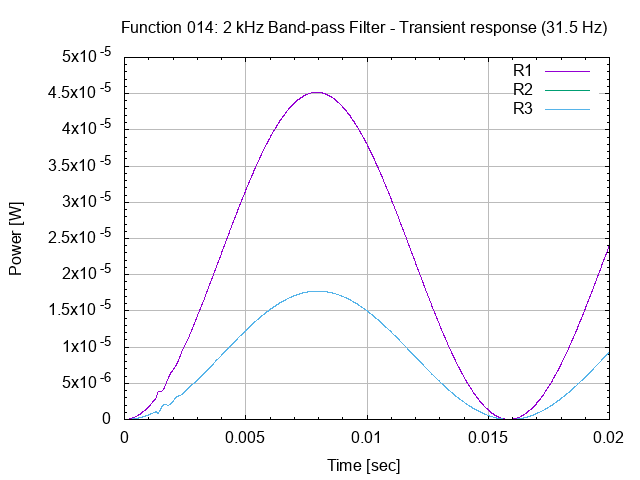

Write gnuplot code to recreate this figure.
# set terminal
set term png

# set graph
set output "26.014.00.03.03.png"
set title "Function 014: 2 kHz Band-pass Filter - Transient response (31.5 Hz)"

# setup Y-axis
set grid ytics lt 1 lw 1 lc rgb "#bbbbbb"
set mytics
set ylabel "Power [W]"

# setup X-axis
set grid xtics lt 1 lw 1 lc rgb "#bbbbbb"
set mxtics
set xrange [0:0.02]
set xlabel "Time [sec]"

# setup plot style
set style data lines
plot '26.014.00.03.03.dat' using 1:2 title "R1", \
     '26.014.00.03.03.dat' using 1:3 title "R2", \
     '26.014.00.03.03.dat' using 1:4 title "R3"

# set output back to default
set output

# reset terminal type
set terminal pop
